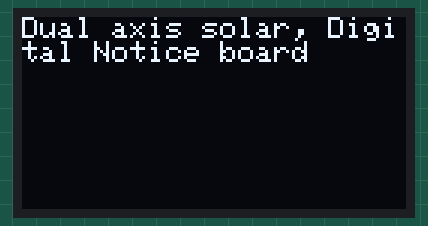
This sketch was run on a simulated Arduino Uno, built with avr-gcc and run on an emulated ATmega328P. Parts: 128×64 one-colour display. The modem accepts every AT command (registered, SIM ready, sends succeed) and sends nothing else; what the sketch prints to the serial monitor is not drawn.

Above: at 0.1 s.

The sketch:

sushant_project.ino
```cpp
#include <SoftwareSerial.h>
#include <Wire.h>
#include <Adafruit_GFX.h>
#include <Adafruit_SH1106.h>
#define OLED_RESET 4
Adafruit_SH1106 display(-1);
SoftwareSerial mySerial(4, 5);
void setup()
{

  Serial.begin(9600);
  display.begin(SH1106_SWITCHCAPVCC, 0x3C);
  mySerial.begin(9600);
     display.clearDisplay();
    display.setCursor(0, 0);
    display.setTextSize(1.5);
    display.setTextColor(WHITE);//"   ! ALERT! \n Hi sir ome wants to enter in room \n "
    display.print("Dual axis solar, Digital Notice board");
    display. display();
    delay(3000);

  Serial.println("Initializing213...");
  mySerial.println("AT");
  updateSerial();
  mySerial.println("AT+CNMI=2,2,0,0,0");
  updateSerial();
  delay(1000);

}

void loop()
{
  updateSerial();

}

void updateSerial()
{
  String s = "";
  while (mySerial.available() > 1)
  {
    //    delay(1000);
    s = mySerial.readString();
    s.trim();
     Serial.println(s);
    Serial.println(s.length());
     Serial.println(s.indexOf('+'));
    if (s.length() > 1)
    {
      if (s.indexOf('+') >= 0)
      {
//        Serial.println(s.indexOf("+CMT:"));
        s.remove(0, 47);
      }
      Serial.println(s);
    }
        display.clearDisplay();
        display.setCursor(0, 0);
        display.setTextSize(1);
        display.setTextColor(WHITE);
        display.print(s);
        display. display();

  }
}
```
